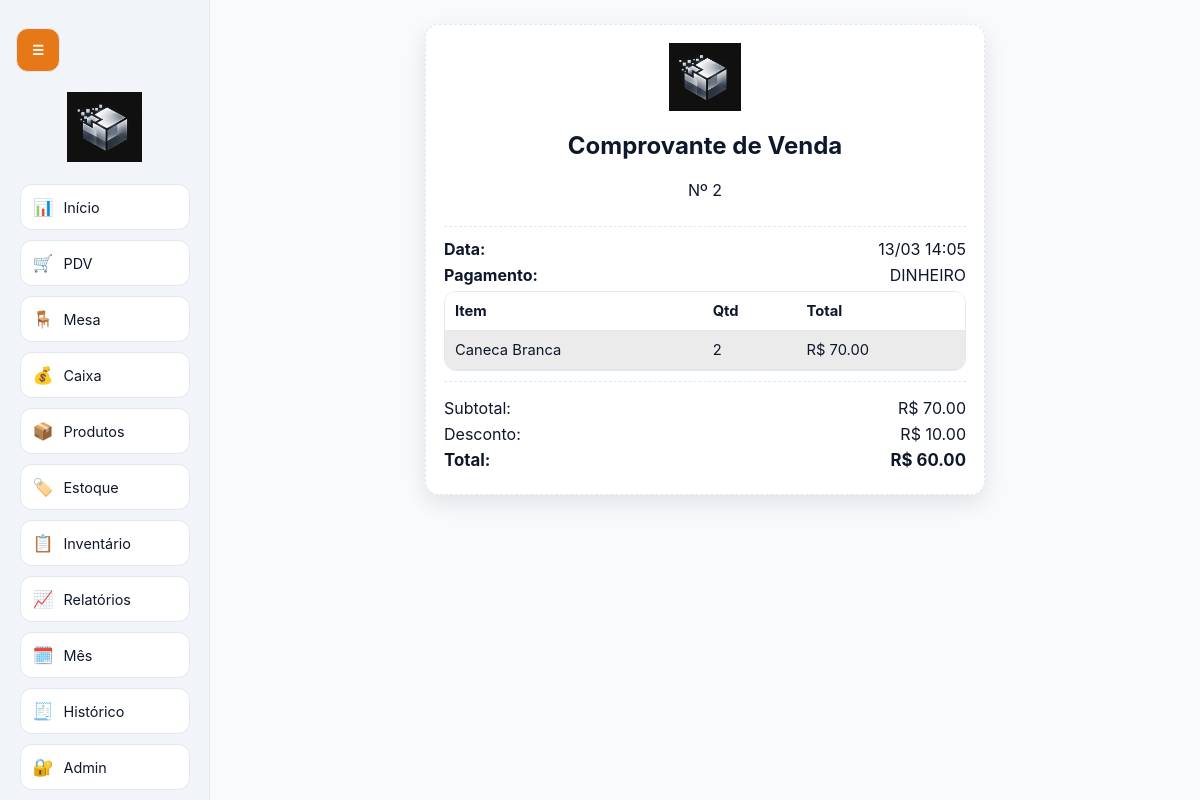
The page /sales/2/receipt (signed in) on the database its author committed.
### tables this page shows
CREATE TABLE system_settings (
            key TEXT PRIMARY KEY,
            value TEXT NOT NULL
        );

CREATE TABLE sales (
            id INTEGER PRIMARY KEY AUTOINCREMENT,
            created_at TEXT NOT NULL,
            subtotal REAL NOT NULL,
            discount REAL NOT NULL,
            total REAL NOT NULL,
            payment_method TEXT NOT NULL,
            status TEXT NOT NULL DEFAULT 'ACTIVE',
            cancellation_reason TEXT,
            cash_session_id INTEGER,
            FOREIGN KEY(cash_session_id) REFERENCES cash_sessions(id)
        );

CREATE TABLE sale_items (
            id INTEGER PRIMARY KEY AUTOINCREMENT,
            sale_id INTEGER NOT NULL,
            product_id INTEGER NOT NULL,
            product_name TEXT NOT NULL,
            quantity INTEGER NOT NULL,
            unit_price REAL NOT NULL,
            total_price REAL NOT NULL,
            FOREIGN KEY(sale_id) REFERENCES sales(id) ON DELETE CASCADE,
            FOREIGN KEY(product_id) REFERENCES products(id)
        );

### app.py (the view)
@app.route("/sales/<int:sale_id>/receipt")
def sale_receipt(sale_id: int):
    redirect_resp = require_login()
    if redirect_resp:
        return redirect_resp
    db = get_db()
    sale = db.execute("SELECT * FROM sales WHERE id = ?", (sale_id,)).fetchone()
    items = db.execute("SELECT * FROM sale_items WHERE sale_id = ?", (sale_id,)).fetchall()
    return render_template("receipt.html", sale=sale, items=items)

### app.py (called while the page is built, shortened)
def get_db() -> sqlite3.Connection:
    if "db" not in g:
        conn = sqlite3.connect(DB_PATH)
        conn.row_factory = sqlite3.Row
        conn.execute("PRAGMA foreign_keys = ON")
        g.db = conn
    return g.db

def get_system_name(db: sqlite3.Connection) -> str:
    row = db.execute("SELECT value FROM system_settings WHERE key = 'system_name'").fetchone()
    return row["value"] if row else "Quadrinhas Drinks Vendas"

def get_setting(db: sqlite3.Connection, key: str, default: str = "") -> str:
    row = db.execute("SELECT value FROM system_settings WHERE key = ?", (key,)).fetchone()
    return row["value"] if row else default

def maybe_run_daily_backup() -> None:
    db = get_db()
    if get_setting(db, "backup_enabled", "1") != "1":
        return
    today = datetime.now().strftime("%Y-%m-%d")
    last_run = get_setting(db, "backup_last_run_date", "")
    if last_run == today:
        return
    keep_days = int(get_setting(db, "backup_keep_days", "30") or "30")
    create_backup_archive()
    cleanup_old_backups(keep_days)
    set_setting(db, "backup_last_run_date", today)
    db.commit()

def user_allowed_tabs(user: sqlite3.Row | None) -> set[str]:
    if not user:
        return set()
    if user["role"] == "ADMIN":
        return set(DEFAULT_USER_TABS)
    return parse_allowed_tabs(user["allowed_tabs"])

def require_tab_access(tab_key: str):
    redirect_resp = require_login()
    if redirect_resp:
        return redirect_resp
    user = get_current_user()
    if not user:
        flash("Sessão inválida. Faça login novamente.", "warning")
        return redirect(url_for("login"))
    if user["role"] == "ADMIN":
        return None

def require_login():
    if "user_id" not in session:
        flash("Faça login para acessar o sistema.", "warning")
        return redirect(url_for("login"))
    user = get_current_user()
    if not user:
        session.clear()
        flash("Sessão inválida. Faça login novamente.", "warning")
        return redirect(url_for("login"))
    return None

def get_current_user() -> sqlite3.Row | None:
    if "current_user" in g:
        return g.current_user
    uid = session.get("user_id")
    if not uid:
        g.current_user = None
        return None
    g.current_user = get_db().execute("SELECT * FROM users WHERE id = ?", (uid,)).fetchone()
    return g.current_user

def is_user_blocked(user: sqlite3.Row) -> bool:
    if user["role"] == "ADMIN":
        return False

### templates/receipt.html
{% extends 'base.html' %}
{% block content %}
<section class="receipt-wrap">
  <article class="receipt-card">
    <header class="receipt-header">
      <img src="{{ url_for('static', filename=logo_path) }}" alt="Logo da loja" class="receipt-logo" onerror="this.style.display='none';">
      <h2>Comprovante de Venda</h2>
      <p>Nº {{ sale['id'] }}</p>
    </header>
    <div class="receipt-meta">
      <p><strong>Data:</strong> {{ sale['created_at']|fmt_dt }}</p>
      <p><strong>Pagamento:</strong> {{ sale['payment_method'] }}</p>
    </div>
    <table class="receipt-table">
      <tr><th>Item</th><th>Qtd</th><th>Total</th></tr>
      {% for i in items %}
      <tr>
        <td>{{ i['product_name'] }}</td>
        <td>{{ i['quantity'] }}</td>
        <td>R$ {{ '%.2f'|format(i['total_price']) }}</td>
      </tr>
      {% endfor %}
    </table>
    <footer class="receipt-total">
      <p>Subtotal: <span>R$ {{ '%.2f'|format(sale['subtotal']) }}</span></p>
      <p>Desconto: <span>R$ {{ '%.2f'|format(sale['discount']) }}</span></p>
      <p class="grand-total">Total: <span>R$ {{ '%.2f'|format(sale['total']) }}</span></p>
    </footer>
  </article>
</section>
{% endblock %}

### templates/base.html (shortened to what this page needs)
<!doctype html>
<html lang="pt-BR">
<head>
  <link rel="stylesheet" href="{{ url_for('static', filename='style.css', v=asset_version) }}">
</head>
<body class="light-theme">
  {% if session.get('user_id') %}
  <button id="menu-toggle" class="menu-toggle" type="button" aria-label="Abrir ou fechar menu">☰</button>
  <aside id="side-menu" class="side-menu">
    <div class="menu-header">
      <img src="{{ url_for('static', filename=logo_path) }}" alt="Logo da loja" class="store-logo" onerror="this.style.display='none';this.nextElementSibling.style.display='block';">
    </div>
    <nav class="menu-nav">
      {% if is_admin or 'dashboard' in allowed_tabs %}
      <a href="{{ url_for('dashboard') }}" title="Início"><span>📊</span><small>Início</small></a>
      {% endif %}
      {% if is_admin or 'pdv' in allowed_tabs %}
      <a href="{{ url_for('pdv') }}" title="PDV"><span>🛒</span><small>PDV</small></a>
      {% endif %}
      {% if is_admin or 'mesa' in allowed_tabs %}
      <a href="{{ url_for('mesa') }}" title="Mesa"><span>🪑</span><small>Mesa</small></a>
      {% endif %}
      {% if is_admin or 'cash' in allowed_tabs %}
      <a href="{{ url_for('cash') }}" title="Caixa"><span>💰</span><small>Caixa</small></a>
      {% endif %}
      {% if is_admin or 'products' in allowed_tabs %}
      <a href="{{ url_for('products') }}" title="Produtos"><span>📦</span><small>Produtos</small></a>
      {% endif %}
      {% if is_admin or 'stock' in allowed_tabs %}
      <a href="{{ url_for('stock') }}" title="Estoque"><span>🏷️</span><small>Estoque</small></a>
      {% endif %}
      {% if is_admin or 'inventory' in allowed_tabs %}
      <a href="{{ url_for('inventory') }}" title="Inventário"><span>📋</span><small>Inventário</small></a>
      {% endif %}
      {% if is_admin or 'reports' in allowed_tabs %}
      <a href="{{ url_for('reports') }}" title="Relatórios"><span>📈</span><small>Relatórios</small></a>
      {% endif %}
      {% if is_admin or 'monthly' in allowed_tabs %}
      <a href="{{ url_for('monthly_management') }}" title="Gerenciar mês"><span>🗓️</span><small>Mês</small></a>
      {% endif %}
      {% if is_admin or 'sales' in allowed_tabs %}
      <a href="{{ url_for('sales_history') }}" title="Histórico"><span>🧾</span><small>Histórico</small></a>
      {% endif %}
      {% if is_admin %}
      <a href="{{ url_for('admin_users') }}" title="Admin"><span>🔐</span><small>Admin</small></a>
      {% endif %}
    </nav>
  </aside>
  {% endif %}
  <main class="app-main {% if session.get('user_id') %}with-sidebar{% endif %}">
    {% block content %}{% endblock %}
  </main>
</body>
</html>

### static/style.css (style rules this page uses)
body { --bg: #F8FAFC; --surface: #FFFFFF; --surface-2: #FFFFFF; --sidebar: #F1F5F9; --text: #0F172A; --muted: #64748B; --primary: #e67817; --primary-hover: #cf6510; --success: #d8f5e1; --danger: #ffdfe5; --warning: #fff1cb; --border: #E2E8F0; --link: #e67817; --shadow: 0 8px 22px rgba(15, 23, 42, 0.10); }
* { box-sizing: border-box; }
body { font-family: Inter, Segoe UI, Roboto, Arial, sans-serif; background: var(--bg); color: var(--text); margin: 0; min-height: 100vh; }
body.light-theme { background: var(--bg); }
.menu-toggle { position: fixed; top: 22px; left: 16px; z-index: 30; width: 44px; height: 44px; border-radius: 12px; border: 1px solid var(--border); background: var(--primary); color: #fff; cursor: pointer; }
.side-menu { position: fixed; top: 0; left: 0; width: 210px; height: 100vh; background: var(--sidebar); border-right: 1px solid var(--border); display: flex; flex-direction: column; padding: 14px 10px; gap: 14px; align-items: center; transition: transform 0.25s ease; z-index: 20; }
body.light-theme .side-menu { background: var(--sidebar); }
.store-logo { width: 120px; max-height: 70px; object-fit: contain; display: block; margin: 78px auto 8px; }
.menu-nav { display: grid; gap: 10px; justify-items: center; margin: auto 0; }
.menu-nav a { width: 170px; min-height: 46px; display: flex; align-items: center; justify-content: flex-start; gap: 10px; padding: 8px 12px; font-size: 1.05rem; border-radius: 12px; border: 1px solid var(--border); background: var(--surface); color: var(--text); text-decoration: none; }
.menu-nav a small { font-size: 0.9rem; color: var(--text); }
.app-main { width: min(1200px, 100%); margin: 0 auto; padding: clamp(12px, 2.4vw, 24px); }
.app-main.with-sidebar { margin-left: 220px; width: calc(100% - 230px); }
table { width: 100%; border-collapse: separate; border-spacing: 0; border: 1px solid var(--border); border-radius: 12px; overflow: hidden; }
th, td { border-bottom: 1px solid var(--border); padding: 10px; text-align: left; }
th { background: var(--surface); color: var(--text); }
body.light-theme th { background: var(--surface); color: var(--text); }
tr:nth-child(even) td { background: color-mix(in srgb, var(--surface) 92%, #000 8%); }
input, select, button { width: 100%; margin-top: 6px; padding: 10px 12px; border-radius: 10px; border: 1px solid var(--border); background: var(--surface); color: var(--text); }
body.light-theme input, body.light-theme select, body.light-theme button { background: var(--surface); }
button { cursor: pointer; background: var(--primary); border: none; font-weight: 600; color: #fff; }
body.light-theme button { background: var(--primary); color: #fff; }
a { color: var(--link); }
.receipt-wrap { display: flex; justify-content: center; }
.receipt-card { width: min(560px, 100%); background: var(--surface); border: 1px dashed var(--border); border-radius: 14px; padding: 18px; box-shadow: var(--shadow); }
.receipt-header { text-align: center; border-bottom: 1px dashed var(--border); margin-bottom: 12px; padding-bottom: 10px; }
.receipt-logo { width: 120px; max-height: 68px; object-fit: contain; margin: 0 auto 8px; display: block; }
.receipt-meta p, .receipt-total p { display: flex; justify-content: space-between; margin: 6px 0; }
.receipt-table th, .receipt-table td { font-size: 0.92rem; }
.receipt-total { margin-top: 10px; border-top: 1px dashed var(--border); padding-top: 10px; }
.receipt-total .grand-total { font-size: 1.05rem; font-weight: 700; }
.menu-nav a { box-shadow: inset 0 0 0 1px rgba(255,255,255,0.02); }

### rows shown on the page
system_settings: value (picture)
sales: id "2", created_at|fmt_dt "13/03 14:05", payment_method "DINHEIRO", subtotal "70.00", discount "10.00", total "60.00"
sale_items: product_name "Caneca Branca", quantity "2", total_price "70.00"
